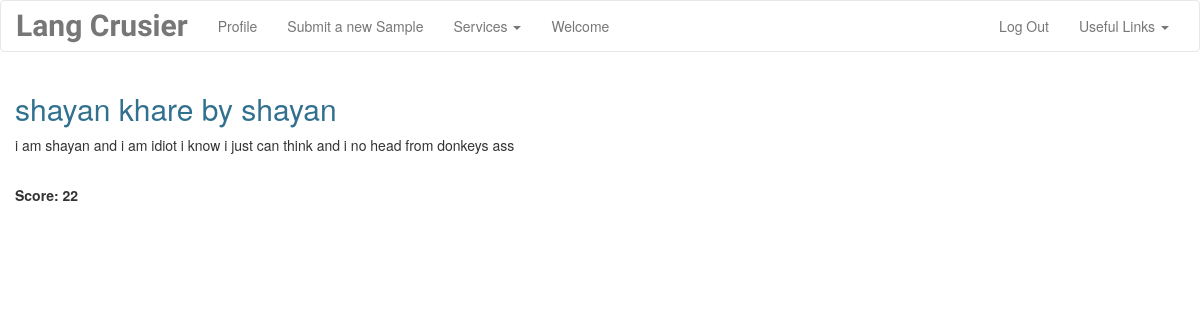
The app's page /profile/1/, older data.
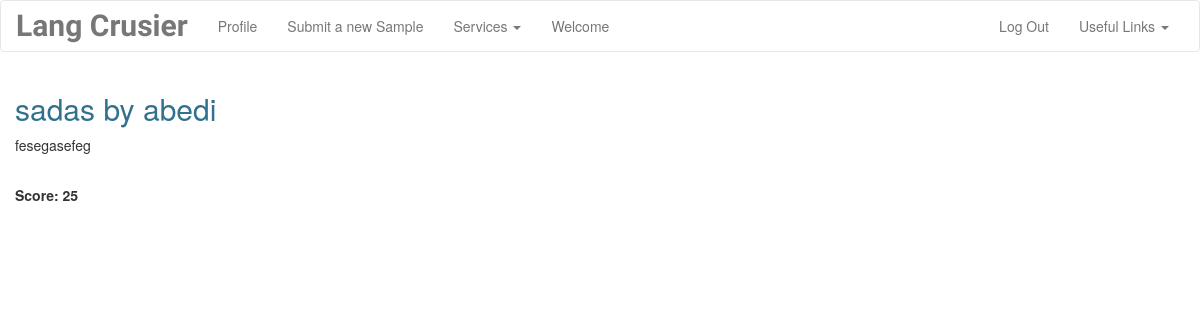
The same page, newer data.
### user_profile/models.py (models this page shows, shortened)
class Writing(models.Model):
    author=models.ForeignKey(User)
    text=models.CharField(max_length=10000)
    score=models.CharField(max_length=10, default='0')
    title = models.CharField(max_length=30, null=True, default='untitled')
    time = models.DateTimeField(auto_now_add=True)

### user_profile/views.py (the view)
# urls.py: url(r'^(?P<pk>[0-9]+)/$', writing, name='writing'),
def writing(request,pk):
    current_writing=Writing.objects.get(pk=pk)
    return render(request, 'user_profile/writing page.html',{'object':current_writing})

### user_profile/templates/user_profile/writing page.html (shortened to what this page needs)
{% extends "user_profile/base.html" %}
{% load static %}
{% block content %}
    <div class="container-fluid">
    <h2 class="text-info">{{ object.title }} by {{ object.author }}</h2>
    <p>
    {{ object.text }}
    </p>
<br>
<label>Score: {{ object.score }}</label>
    </div>
{% endblock %}

### user_profile/templates/user_profile/base.html (shortened to what this page needs)
{% load static %}
<!DOCTYPE html>
<html lang="en">
<head>
    <link href="{% static 'user_profile/bootstrap.css' %}" rel="stylesheet" type="text/css">
</head>
<body>
<nav class="navbar navbar-default">
    <div class="container-fluid">
        <div class="navbar-header">
            <a class="navbar-brand" href="{% url "home" %}">Lang Crusier</a>
        </div>
        <div class="collapse navbar-collapse" id="Main">
            <ul class="nav navbar-nav">
                <li><a href="{% url 'user_profile:index' %}">Profile <span class="sr-only">(current)</span></a></li>
                <li><a href="{% url 'user_profile:newriting' %}">Submit a new Sample</a></li>
                <li class="dropdown">
                    <a href="#" class="dropdown-toggle" data-toggle="dropdown" role="button" aria-haspopup="true" aria-expanded="false">Services <span class="caret"></span></a>
                </li>
                <li><a>Welcome {% block nav %}{% endblock %}</a></li>
            </ul>
            <ul class="nav navbar-nav navbar-right">
                <li><a href="{% url 'user_profile:logout' %}">Log Out</a></li>
                <li class="dropdown">
                    <a href="#" class="dropdown-toggle" data-toggle="dropdown" role="button" aria-haspopup="true" aria-expanded="false">Useful Links <span class="caret"></span></a>
                </li>
            </ul>
        </div>
    </div>
</nav>
{% block content %}
{% endblock %}
</body>
</html>

Row changes from the older to the newer data that the page shows:
changed Writing: title "shayan khare" → "sadas"; author "shayan" → "abedi"; text "i am shayan and i am idiot i know i just can think and i no head from donkeys ass" → "fesegasefeg"; score "22" → "25"
